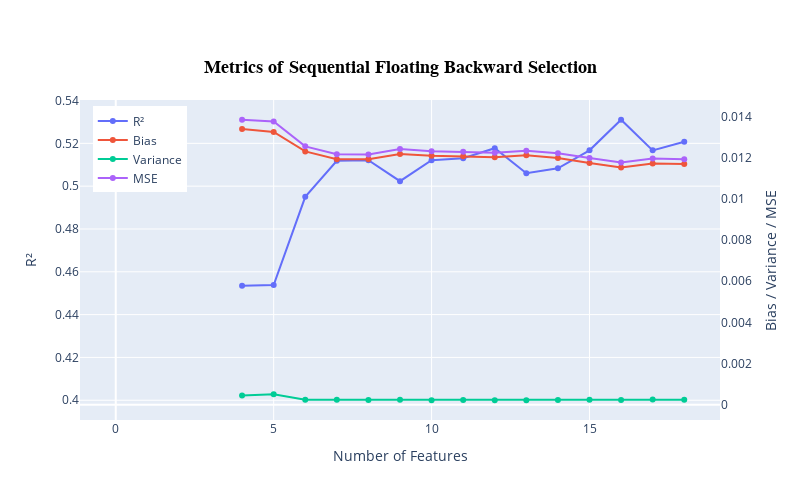

The notebook cell this image was saved under:
### Code cell
fig = go.Figure()
# Function to format the feature list with 4 entries per line
def format_feature_list(features):
    lines = [', '.join(features[i:i+4]) for i in range(0, len(features), 4)]
    return '<br>'.join(lines)  # Use <br> for line breaks in hover text

# Create hover text for the selected features
hover_text = [f"<b>Selected Features:</b><br>{format_feature_list(results[n])}" if n in results else ""
              for n in metrics_df.index]

fig.add_trace(go.Scatter(x=metrics_df.index, y=metrics_df['r2'], 
                         mode='lines+markers', name='R²', yaxis='y1'))
fig.add_trace(go.Scatter(x=metrics_df.index, y=metrics_df['bias'], 
                         mode='lines+markers', name='Bias', yaxis='y2'))
fig.add_trace(go.Scatter(x=metrics_df.index, y=metrics_df['var'], 
                         mode='lines+markers', name='Variance', yaxis='y2'))
fig.add_trace(go.Scatter(x=metrics_df.index, y=metrics_df['mse'], 
                         mode='lines+markers', name='MSE', yaxis='y2'))

# Add a dummy trace for the feature list hover text
fig.add_trace(go.Scatter(x=metrics_df.index, 
                         y=[0.4] * len(metrics_df),              # Set y to 0 (or a value outside the visible range)
                         mode='lines+markers', 
                         hovertext=hover_text,                   # Add hover text here
                         hovertemplate="<b>Number of Features:</b> %{x}<br>%{hovertext}<extra></extra>",
                         showlegend=False,                       # Hide this trace from the legend
                         marker=dict(opacity=0),                 # Make markers invisible
                         line=dict(width=0))                     # Make lines invisible
             )

fig.update_layout(title=dict(text="Metrics of Sequential Floating Backward Selection",
                             x=0.5, y=0.88, xanchor='center', 
                             font=dict(size=18, family="Arial", color="black", weight="bold")),
                  xaxis_title="Number of Features",
                  yaxis=dict(title="R²", side="left"),
                  yaxis2=dict(title="Bias / Variance / MSE", side="right", overlaying='y', showgrid=False),
                  legend=dict(x=0.02, y=0.98),
                  width=800, height=500,
                  hovermode='x unified'
)

fig.show()

### Figure 1 — Plotly figure (JSON) as saved in the notebook; plotly's stock layout.template omitted (floating-point values rounded to 4 significant figures)
{"data": [{"mode": "lines+markers", "name": "R²", "type": "scatter", "x": [0, 1, 2, 3, 4, 5, 6, 7, 8, 9, 10, 11, 12, 13, 14, 15, 16, 17, 18], "y": [null, null, null, null, 0.4535, 0.4538, 0.495, 0.5119, 0.5121, 0.5023, 0.5122, 0.513, 0.5177, 0.506, 0.5083, 0.5167, 0.531, 0.5167, 0.5208], "yaxis": "y"}, {"mode": "lines+markers", "name": "Bias", "type": "scatter", "x": [0, 1, 2, 3, 4, 5, 6, 7, 8, 9, 10, 11, 12, 13, 14, 15, 16, 17, 18], "y": [null, null, null, null, 0.01339, 0.01325, 0.0123, 0.01191, 0.01192, 0.01218, 0.01209, 0.01206, 0.01202, 0.01211, 0.01198, 0.01174, 0.01152, 0.01171, 0.01168], "yaxis": "y2"}, {"mode": "lines+markers", "name": "Variance", "type": "scatter", "x": [0, 1, 2, 3, 4, 5, 6, 7, 8, 9, 10, 11, 12, 13, 14, 15, 16, 17, 18], "y": [null, null, null, null, 0.0004488, 0.0005039, 0.000245, 0.0002448, 0.0002226, 0.0002372, 0.0002159, 0.0002258, 0.0002191, 0.0002217, 0.0002276, 0.00024, 0.0002332, 0.0002471, 0.0002355], "yaxis": "y2"}, {"mode": "lines+markers", "name": "MSE", "type": "scatter", "x": [0, 1, 2, 3, 4, 5, 6, 7, 8, 9, 10, 11, 12, 13, 14, 15, 16, 17, 18], "y": [null, null, null, null, 0.01384, 0.01375, 0.01254, 0.01216, 0.01214, 0.01241, 0.01231, 0.01228, 0.01223, 0.01234, 0.01221, 0.01198, 0.01175, 0.01195, 0.01192], "yaxis": "y2"}, {"hovertemplate": "<b>Number of Features:</b> %{x}<br>%{hovertext}<extra></extra>", "hovertext": ["", "", "", "", "<b>Selected Features:</b><br>S1_Backscatter, STMP_1_015, WTMP_f, WLEV_f", "<b>Selected Features:</b><br>S1_Backscatter, STMP_1_015, WTMP_f, WLEV_f<br>WIND_f", "<b>Selected Features:</b><br>S1_Backscatter, STMP_1_015, ATMP_f, WTMP_f<br>WLEV_f, WIND_f", "<b>Selected Features:</b><br>S1_Backscatter, STMP_1_015, ATMP_f, WTMP_f<br>WLEV_f, WIND_f, VPD_f", "<b>Selected Features:</b><br>S1_Backscatter, L8_9_LST, STMP_1_015, ATMP_f<br>WTMP_f, WLEV_f, WIND_f, VPD_f", "<b>Selected Features:</b><br>S1_Backscatter, L8_9_LST, STMP_1_015, ATMP_f<br>WTMP_f, WLEV_f, WIND_f, WINS_f<br>VPD_f", "<b>Selected Features:</b><br>S1_Backscatter, S2_EVI, L8_9_LST, STMP_1_015<br>ATMP_f, WTMP_f, WLEV_f, WIND_f<br>WINS_f, VPD_f", "<b>Selected Features:</b><br>S1_Backscatter, S2_EVI, S2_NDMI, L8_9_LST<br>STMP_1_015, ATMP_f, WTMP_f, WLEV_f<br>WIND_f, WINS_f, VPD_f", "<b>Selected Features:</b><br>S1_Backscatter, S2_NDVI, S2_EVI, S2_NDMI<br>L8_9_LST, STMP_1_015, ATMP_f, WTMP_f<br>WLEV_f, WIND_f, WINS_f, VPD_f", "<b>Selected Features:</b><br>S1_Backscatter, S2_NDVI, S2_EVI, S2_NDMI<br>L8_9_LST, MODIS_LAI, STMP_1_015, ATMP_f<br>WTMP_f, WLEV_f, WIND_f, WINS_f<br>VPD_f", "<b>Selected Features:</b><br>S1_Backscatter, S2_NDVI, S2_NDMI, L8_9_LST<br>MODIS_LAI, STMP_1_015, ATMP_f, PAIR_f<br>WTMP_f, WLEV_f, WIND_f, WINS_f<br>RAIN_f, VPD_f", "<b>Selected Features:</b><br>S1_Backscatter, S2_NDVI, S2_NDMI, L8_9_LST<br>MODIS_LAI, STMP_1_015, ATMP_f, PAIR_f<br>WTMP_f, WLEV_f, WIND_f, WINS_f<br>RAIN_f, VPD_f, ET0", "<b>Selected Features:</b><br>S1_Backscatter, S2_NDVI, S2_EVI, S2_NDMI<br>L8_9_LST, MODIS_LAI, STMP_1_015, ATMP_f<br>PAIR_f, WTMP_f, WLEV_f, WIND_f<br>WINS_f, RAIN_f, VPD_f, ET0", "<b>Selected Features:</b><br>S1_Backscatter, S2_NDVI, S2_EVI, S2_NDMI<br>L8_9_LST, MODIS_LAI, STMP_1_015, ATMP_f<br>PAIR_f, WTMP_f, WLEV_f, WIND_f<br>WINS_f, RAIN_f, VPD_f, PET<br>ET0", "<b>Selected Features:</b><br>S1_Backscatter, S2_NDVI, NDVI_f, S2_EVI<br>S2_NDMI, L8_9_LST, MODIS_LAI, STMP_1_015<br>ATMP_f, PAIR_f, WTMP_f, WLEV_f<br>WIND_f, WINS_f, RAIN_f, VPD_f<br>PET, ET0"], "line": {"width": 0}, "marker": {"opacity": 0}, "mode": "lines+markers", "showlegend": false, "type": "scatter", "x": [0, 1, 2, 3, 4, 5, 6, 7, 8, 9, 10, 11, 12, 13, 14, 15, 16, 17, 18], "y": [0.4, 0.4, 0.4, 0.4, 0.4, 0.4, 0.4, 0.4, 0.4, 0.4, 0.4, 0.4, 0.4, 0.4, 0.4, 0.4, 0.4, 0.4, 0.4]}], "layout": {"height": 500, "hovermode": "x unified", "legend": {"x": 0.02, "y": 0.98}, "title": {"font": {"color": "black", "family": "Arial", "size": 18, "weight": "bold"}, "text": "Metrics of Sequential Floating Backward Selection", "x": 0.5, "xanchor": "center", "y": 0.88}, "width": 800, "xaxis": {"autorange": true, "range": [-1.132, 19.13], "title": {"text": "Number of Features"}, "type": "linear"}, "yaxis": {"autorange": true, "range": [0.3908, 0.5403], "side": "left", "title": {"text": "R²"}, "type": "linear"}, "yaxis2": {"autorange": true, "overlaying": "y", "range": [-0.000743, 0.01479], "showgrid": false, "side": "right", "title": {"text": "Bias / Variance / MSE"}, "type": "linear"}}}
